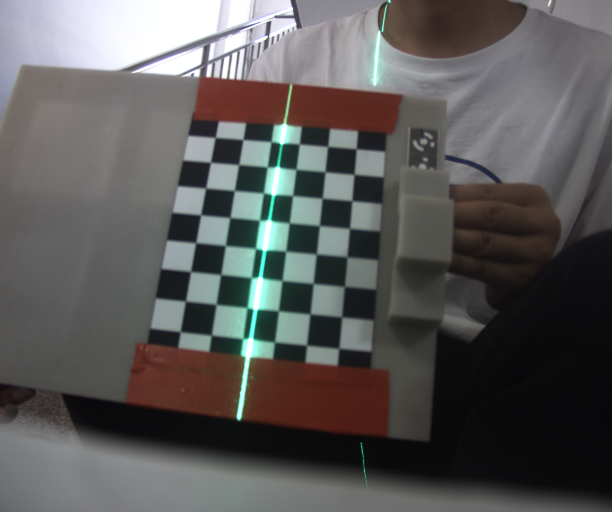
#> input picture Laser/img/16.bmp, 1224 x 1024 px (shown at 1/2 size)
$ python GLLE_Holf.py
#> lines starting #> are read from the running program, lines starting #| are printed output that depends on the picture; after the words box and inside, x2 and y2 are one past the last pixel; in counts of white or black regions, pixels touching at a corner belong together
import cv2
import numpy as np

# Read the image
img = cv2.imread('./img/16.bmp')
#> img is the input picture: shape (1024, 1224, 3); mean B, G, R 88.6, 89.3, 90.7

# Convert the image to HSV color space
hsv = cv2.cvtColor(img, cv2.COLOR_BGR2HSV)
#> hsv: shape (1024, 1224, 3); mean H, S, V 76.7, 40, 96.2

# Define lower and upper bounds for green color in HSV
lower_green = np.array([40, 40, 40])  # Lower bounds for H, S, V respectively
upper_green = np.array([80, 255, 255])  # Upper bounds for H, S, V respectively

# Create a mask for green regions in the image
green_mask = cv2.inRange(hsv, lower_green, upper_green)
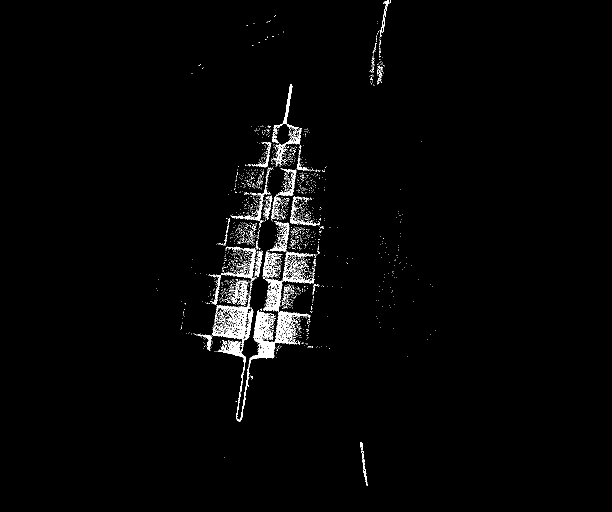
#> green_mask: shape (1024, 1224) (shown at 1/2 size); 1.8% white in thin lines or dots, all inside (x1, y1, x2, y2) = (312, 0, 871, 972)

# Apply Canny edge detection to the green mask
edges = cv2.Canny(green_mask, 30, 90)  # Adjust the threshold values here
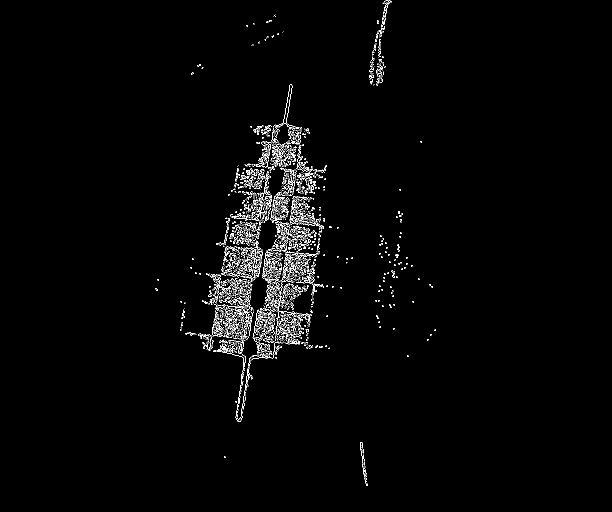
#> edges: shape (1024, 1224) (shown at 1/2 size); 1.6% white in thin lines or dots, all inside (x1, y1, x2, y2) = (311, 0, 872, 972)

# Find lines using Hough Line Transform
lines = cv2.HoughLinesP(edges, 1, np.pi / 180, threshold=50, minLineLength=50, maxLineGap=5)  # Adjust the threshold value here
#> lines = 22 rows, first 6: [506, 676, 515, 620], [479, 842, 492, 767], [509, 514, 516, 456], [516, 430, 536, 344], [546, 715, 553, 659], [471, 835, 481, 770]

# Draw the lines on the original image
if lines is not None:
    for line in lines:
        x1, y1, x2, y2 = line[0]
        cv2.line(img, (x1, y1), (x2, y2), (0, 255, 0), 2)
#> this loop made 22 passes
#> (x1, y1, x2, y2) on passes 1 to 12: (506, 676, 515, 620), (479, 842, 492, 767), (509, 514, 516, 456), (516, 430, 536, 344), (546, 715, 553, 659), (471, 835, 481, 770), (547, 527, 557, 473), (525, 554, 532, 503), (488, 552, 489, 495), (483, 837, 494, 771), (584, 446, 587, 392), (508, 439, 513, 388)
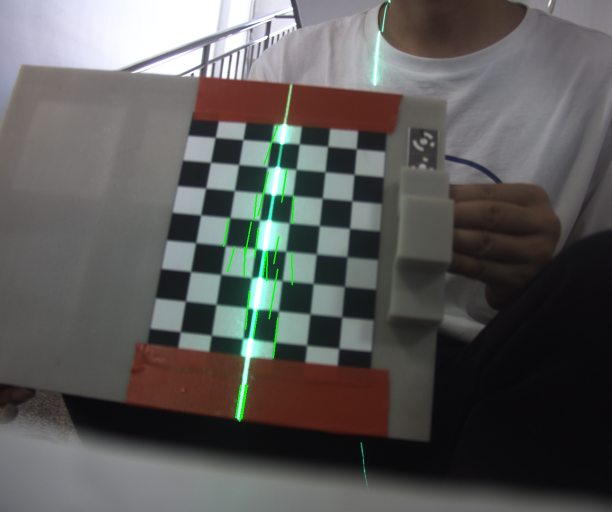
#> img: shape (1024, 1224, 3) (shown at 1/2 size); 0.33% of pixels changed, all inside (x1, y1, x2, y2) = (446, 249, 589, 844)

# Show the result
cv2.namedWindow('GLLE', 0)
cv2.resizeWindow("GLLE", 800, 600)
cv2.imshow('GLLE', img)
cv2.waitKey(0)
cv2.destroyAllWindows()

$ run again, with Laser/img/1.bmp copied over Laser/img/16.bmp
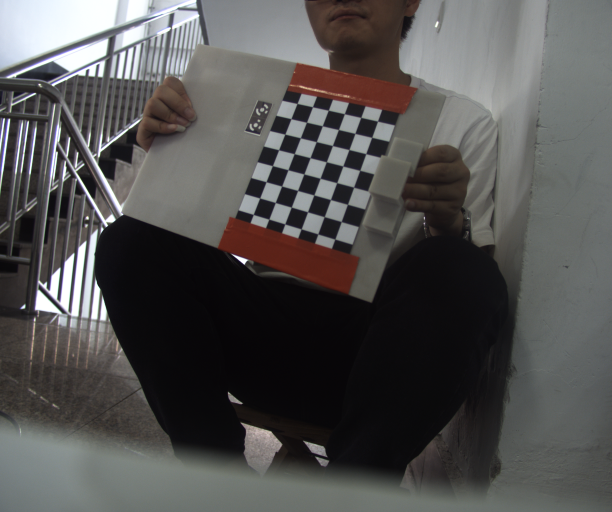
#> input picture Laser/img/1.bmp, 1224 x 1024 px (shown at 1/2 size)
#> img is the input picture: shape (1024, 1224, 3); mean B, G, R 81.3, 82, 83.2
#> hsv: shape (1024, 1224, 3); mean H, S, V 77.8, 32.9, 86.7
#> `green_mask = cv2.inRange(hsv, lower_green, upper_green)`:
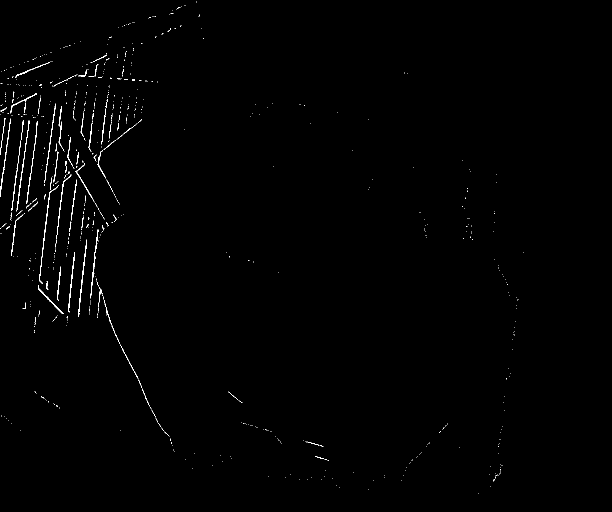
#> green_mask: shape (1024, 1224) (shown at 1/2 size); 0.58% white in thin lines or dots, all inside (x1, y1, x2, y2) = (0, 3, 1047, 988)
#> edges: shape (1024, 1224); 0.81% white in thin lines or dots, all inside (x1, y1, x2, y2) = (0, 2, 1048, 989)
#> lines = 42 rows, first 6: [156, 627, 170, 492], [33, 340, 46, 239], [78, 552, 102, 355], [52, 407, 72, 260], [108, 524, 127, 365], [42, 361, 58, 247]
#> the loop `for line in lines:` made 42 passes
#> after the loop `for line in lines:`:
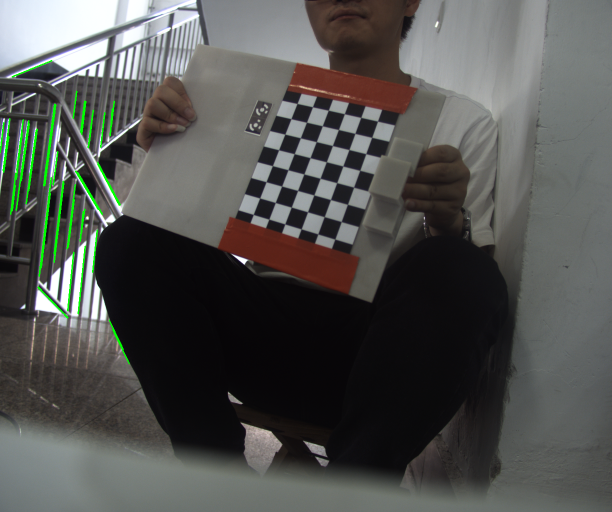
#> img: shape (1024, 1224, 3) (shown at 1/2 size); 0.83% of pixels changed, all inside (x1, y1, x2, y2) = (0, 120, 260, 729)

$ run again, with Laser/img/10.bmp copied over Laser/img/16.bmp
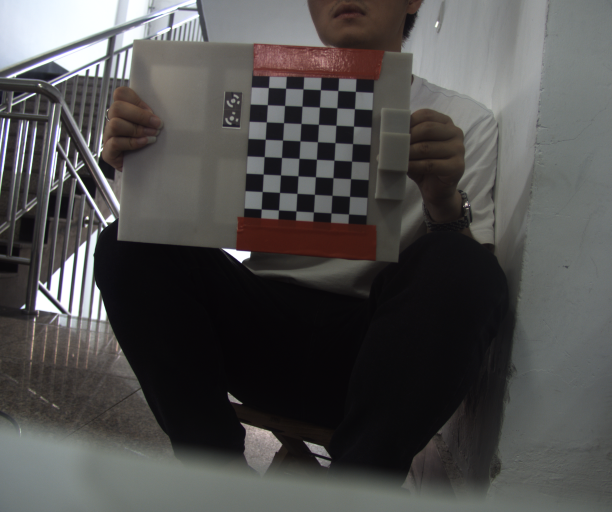
#> input picture Laser/img/10.bmp, 1224 x 1024 px (shown at 1/2 size)
#> img is the input picture: shape (1024, 1224, 3); mean B, G, R 78, 78.7, 79.7
#> hsv: shape (1024, 1224, 3); mean H, S, V 76.9, 32.9, 83
#> `green_mask = cv2.inRange(hsv, lower_green, upper_green)`:
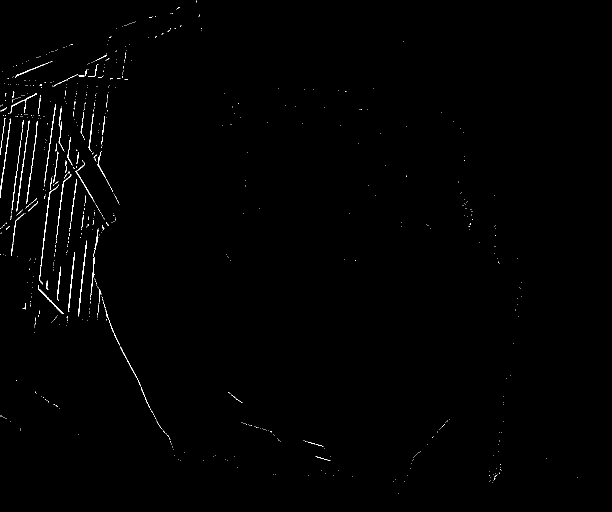
#> green_mask: shape (1024, 1224) (shown at 1/2 size); 0.55% white in thin lines or dots
#> edges: shape (1024, 1224); 0.78% white in thin lines or dots
#> lines = 45 rows, first 6: [32, 422, 57, 241], [134, 493, 147, 391], [32, 345, 46, 232], [59, 354, 71, 269], [34, 344, 47, 240], [155, 632, 170, 491]
#> the loop `for line in lines:` made 45 passes
#> after the loop `for line in lines:`:
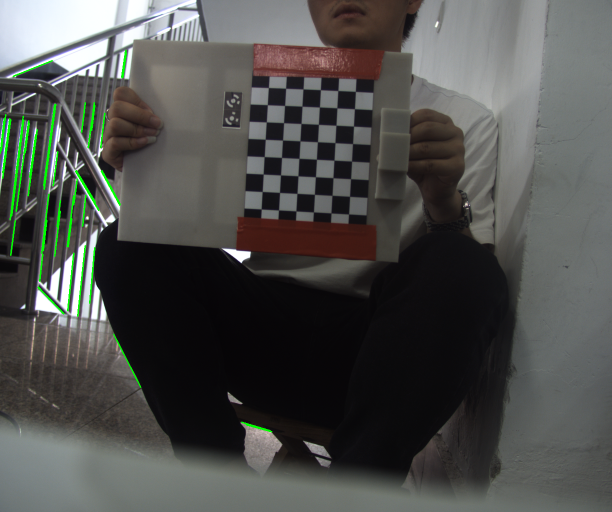
#> img: shape (1024, 1224, 3) (shown at 1/2 size); 0.81% of pixels changed, all inside (x1, y1, x2, y2) = (0, 99, 545, 865)
